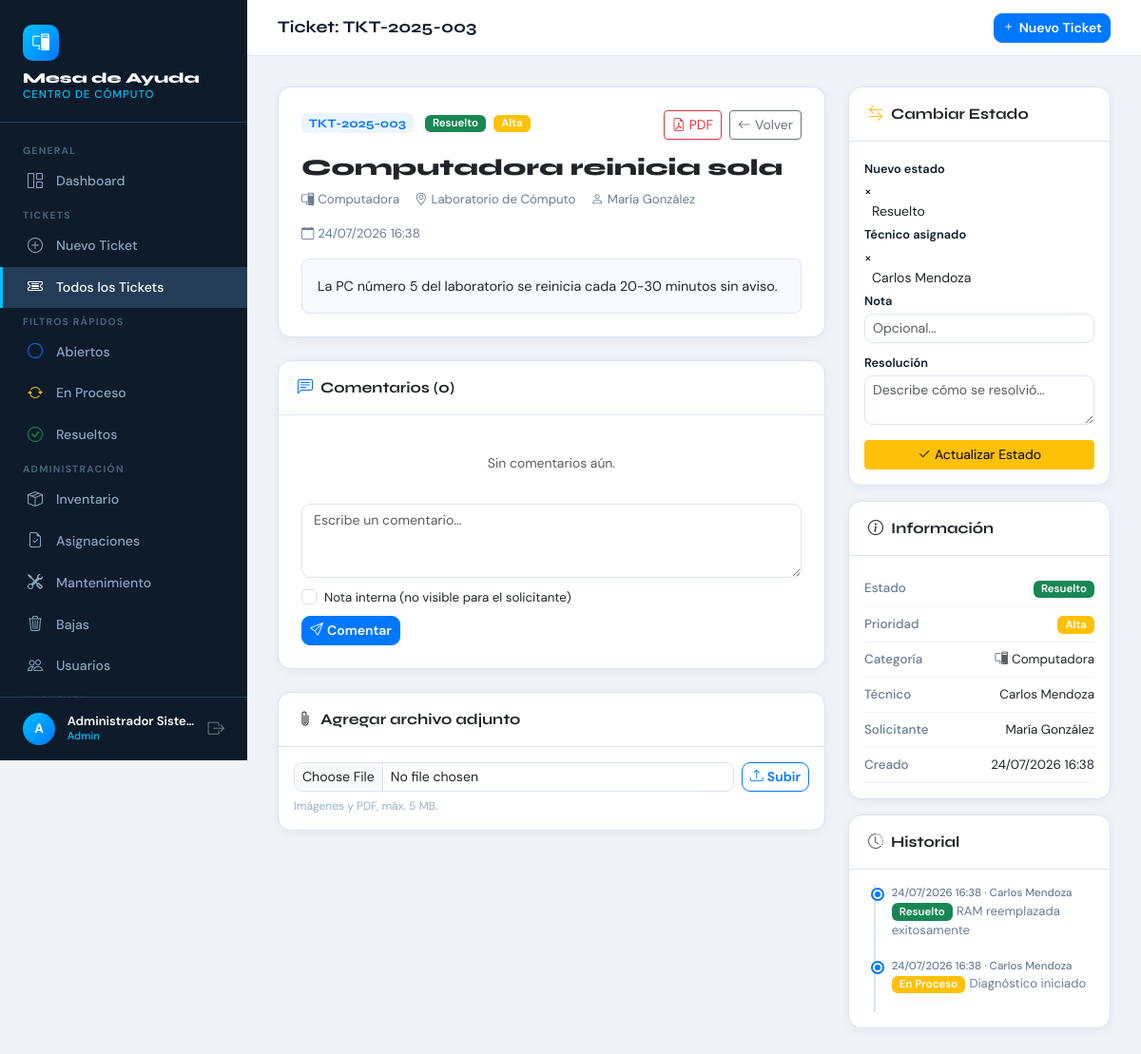
The page /index.php?c=tickets&a=detail&id=3 (signed in) on the database its author committed.
### tables this page shows
CREATE TABLE IF NOT EXISTS tickets (id INT AUTO_INCREMENT PRIMARY KEY, folio VARCHAR(20) NOT NULL UNIQUE, titulo VARCHAR(200) NOT NULL, descripcion TEXT NOT NULL, categoria ENUM('internet','computadora','impresora','proyector','red','software','hardware','otro') NOT NULL, prioridad ENUM('baja','media','alta','critica') NOT NULL DEFAULT 'media', estado ENUM('abierto','en_proceso','en_espera','resuelto','cerrado') NOT NULL DEFAULT 'abierto', ubicacion VARCHAR(150) DEFAULT NULL, usuario_id INT NOT NULL, tecnico_id INT DEFAULT NULL, resolucion TEXT DEFAULT NULL, creado_en DATETIME NOT NULL DEFAULT CURRENT_TIMESTAMP, actualizado_en DATETIME NOT NULL DEFAULT CURRENT_TIMESTAMP ON UPDATE CURRENT_TIMESTAMP, cerrado_en DATETIME DEFAULT NULL, FOREIGN KEY (usuario_id) REFERENCES usuarios(id), FOREIGN KEY (tecnico_id) REFERENCES usuarios(id));

CREATE TABLE IF NOT EXISTS historial_estados (id INT AUTO_INCREMENT PRIMARY KEY, ticket_id INT NOT NULL, usuario_id INT NOT NULL, estado_anterior ENUM('abierto','en_proceso','en_espera','resuelto','cerrado') DEFAULT NULL, estado_nuevo ENUM('abierto','en_proceso','en_espera','resuelto','cerrado') NOT NULL, nota VARCHAR(255) DEFAULT NULL, creado_en DATETIME NOT NULL DEFAULT CURRENT_TIMESTAMP, FOREIGN KEY (ticket_id) REFERENCES tickets(id) ON DELETE CASCADE, FOREIGN KEY (usuario_id) REFERENCES usuarios(id));

### controllers/TicketController.php (called while the page is built, shortened)
<?php
require_once __DIR__ . '/../models/Ticket.php';
class TicketController {
    private Ticket $ticketModel;
    public function __construct() {
        $this->ticketModel  = new Ticket();
    }
    public function detail(): void {
        $id     = (int)($_GET['id'] ?? 0);
        $rol = $_SESSION['user_rol'];
        $esAdmin     = in_array($rol, ['admin','tecnico']);
        $estados     = Ticket::ESTADOS;
        $prioridades = Ticket::PRIORIDADES;
        $categorias  = Ticket::CATEGORIAS;
        $ticket      = $this->ticketModel->getById($id);
        $comentarios = $this->ticketModel->getComentarios($id, $esAdmin);
        $historial   = $this->ticketModel->getHistorial($id);
        require __DIR__ . '/../views/tickets/detail.php';
    }
}

### config/database.php (called while the page is built, shortened)
<?php
class Database {
    private static ?PDO $instance = null;
    public static function getConnection(): PDO {
        if (self::$instance === null) {
            $dsn = "mysql:host=" . DB_HOST . ";dbname=" . DB_NAME . ";charset=" . DB_CHARSET;
            $options = [
                PDO::ATTR_ERRMODE            => PDO::ERRMODE_EXCEPTION,
                PDO::ATTR_DEFAULT_FETCH_MODE => PDO::FETCH_ASSOC,
                PDO::ATTR_EMULATE_PREPARES   => false,
            ];
            try {
                self::$instance = new PDO($dsn, DB_USER, DB_PASS, $options);
            } catch (PDOException $e) {
                die(json_encode(['error' => 'Error de conexión: ' . $e->getMessage()]));
            }
        }
        return self::$instance;
    }
}

### models/Ticket.php (called while the page is built, shortened)
<?php
require_once __DIR__ . '/../config/database.php';
class Ticket {
    private PDO $db;
    public function __construct(){$this->db=Database::getConnection();}
    public function getById(int $id):array|false{
        $s=$this->db->prepare("SELECT t.*,CONCAT(u.nombre,' ',u.apellido) AS nombre_usuario,u.email AS email_usuario,u.departamento AS dept_usuario,CONCAT(te.nombre,' ',te.apellido) AS nombre_tecnico FROM tickets t JOIN usuarios u ON u.id=t.usuario_id LEFT JOIN usuarios te ON te.id=t.tecnico_id WHERE t.id=?");
        $s->execute([$id]);return $s->fetch();
    }
    public function getComentarios(int $tid,bool $admin=false):array{
        $sql="SELECT c.*,CONCAT(u.nombre,' ',u.apellido) AS nombre_usuario,u.rol FROM comentarios c JOIN usuarios u ON u.id=c.usuario_id WHERE c.ticket_id=?";
        if(!$admin)$sql.=" AND c.es_interno=0";$sql.=" ORDER BY c.creado_en ASC";
        $s=$this->db->prepare($sql);$s->execute([$tid]);return $s->fetchAll();
    }
    public function getHistorial(int $tid):array{
        $s=$this->db->prepare("SELECT h.*,CONCAT(u.nombre,' ',u.apellido) AS nombre_usuario FROM historial_estados h JOIN usuarios u ON u.id=h.usuario_id WHERE h.ticket_id=? ORDER BY h.creado_en ASC");
        $s->execute([$tid]);return $s->fetchAll();
    }
}

### views/tickets/detail.php (the view, shortened to what this page needs)
<?php
$pageTitle='Ticket: '.$ticket['folio'];
require __DIR__.'/../layouts/header.php';
$est=$estados[$ticket['estado']]??['label'=>$ticket['estado'],'color'=>'secondary'];
$pri=$prioridades[$ticket['prioridad']]??['label'=>$ticket['prioridad'],'color'=>'secondary'];
$cat=$categorias[$ticket['categoria']]??['label'=>$ticket['categoria'],'icon'=>'bi-tools'];
?>
<div class="row g-4">
  <div class="col-lg-8">
    <div class="card mb-4">
      <div class="card-body p-4">
        <div class="d-flex align-items-start justify-content-between flex-wrap gap-2 mb-3">
          <div>
            <span class="folio-badge me-2"><?=htmlspecialchars($ticket['folio'])?></span>
            <span class="badge bg-<?=$est['color']?>"><?=$est['label']?></span>
            <span class="badge bg-<?=$pri['color']?> ms-1"><?=$pri['label']?></span>
          </div>
          <div class="d-flex gap-2">
            <a href="index.php?c=reports&a=ticket&id=<?=$ticket['id']?>" target="_blank" class="btn btn-sm btn-outline-danger"><i class="bi bi-file-earmark-pdf me-1"></i>PDF</a>
            <a href="index.php?c=tickets" class="btn btn-sm btn-outline-secondary"><i class="bi bi-arrow-left me-1"></i>Volver</a>
          </div>
        </div>
        <h4 style="font-family:'Syne',sans-serif;font-weight:800;margin-bottom:.5rem"><?=htmlspecialchars($ticket['titulo'])?></h4>
        <div class="d-flex flex-wrap gap-3 mb-3" style="font-size:.83rem;color:#6b7c93">
          <span><i class="<?=$cat['icon']?> me-1"></i><?=$cat['label']?></span>
          <?php if($ticket['ubicacion']):?><span><i class="bi bi-geo-alt me-1"></i><?=htmlspecialchars($ticket['ubicacion'])?></span><?php endif;?>
          <span><i class="bi bi-person me-1"></i><?=htmlspecialchars($ticket['nombre_usuario'])?></span>
          <span><i class="bi bi-calendar me-1"></i><?=date('d/m/Y H:i',strtotime($ticket['creado_en']))?></span>
        </div>
        <div class="p-3 rounded-3" style="background:#f7faff;border:1px solid #dde4ef;font-size:.9rem;line-height:1.7;white-space:pre-wrap"><?=htmlspecialchars($ticket['descripcion'])?></div>
      </div>
    </div>
    <div class="card mb-4">
      <div class="card-header"><i class="bi bi-chat-left-text me-2 text-primary"></i>Comentarios (<?=count($comentarios)?>)</div>
      <div class="card-body p-4">
        <?php if(empty($comentarios)):?><p class="text-muted text-center py-3" style="font-size:.87rem">Sin comentarios aún.</p><?php endif;?>
        <?php if(!in_array($ticket['estado'],['cerrado'])):?>
        <form method="POST" class="mt-3">
          <div class="mb-2"><textarea name="mensaje" class="form-control" rows="3" placeholder="Escribe un comentario..." required></textarea></div>
          <?php if($esAdmin):?><div class="form-check mb-2"><input type="checkbox" name="es_interno" class="form-check-input" id="chkInterno"><label class="form-check-label" for="chkInterno" style="font-size:.83rem">Nota interna (no visible para el solicitante)</label></div><?php endif;?>
          <button type="submit" class="btn btn-primary btn-sm"><i class="bi bi-send me-1"></i>Comentar</button>
        </form>
        <?php endif;?>
      </div>
    </div>
    <?php if(!in_array($ticket['estado'],['cerrado'])):?>
    <div class="card mb-4">
      <div class="card-header"><i class="bi bi-paperclip me-2"></i>Agregar archivo adjunto</div>
      <div class="card-body p-3">
        <form method="POST" enctype="multipart/form-data" class="d-flex gap-2 align-items-end flex-wrap">
          <div style="flex:1;min-width:200px"><input type="file" name="adjunto" class="form-control form-control-sm" accept=".jpg,.jpeg,.png,.gif,.webp,.pdf"></div>
          <button type="submit" class="btn btn-outline-primary btn-sm"><i class="bi bi-upload me-1"></i>Subir</button>
        </form>
        <div style="font-size:.75rem;color:#9aafca;margin-top:.4rem">Imágenes y PDF, máx. 5 MB.</div>
      </div>
    </div>
    <?php endif;?>
  </div>
  <div class="col-lg-4">
    <?php if($esAdmin&&!in_array($ticket['estado'],['cerrado'])):?>
    <div class="card mb-3">
      <div class="card-header"><i class="bi bi-arrow-left-right me-2 text-warning"></i>Cambiar Estado</div>
      <div class="card-body p-3">
        <form method="POST">
          <div class="mb-2"><label class="form-label mb-1" style="font-size:.8rem">Nuevo estado</label>
          </div>
          <div class="mb-2"><label class="form-label mb-1" style="font-size:.8rem">Técnico asignado</label>
          </div>
          <div class="mb-2"><label class="form-label mb-1" style="font-size:.8rem">Nota</label><input type="text" name="nota" class="form-control form-control-sm" placeholder="Opcional..."></div>
          <div class="mb-3" id="resDiv" style="display:<?=in_array($ticket['estado'],['resuelto','cerrado'])?'block':'none'?>">
            <label class="form-label mb-1" style="font-size:.8rem">Resolución</label>
            <textarea name="resolucion" class="form-control form-control-sm" rows="2" placeholder="Describe cómo se resolvió..."><?=htmlspecialchars($ticket['resolucion']??'')?></textarea>
          </div>
          <button type="submit" class="btn btn-warning btn-sm w-100" style="color:#000"><i class="bi bi-check2 me-1"></i>Actualizar Estado</button>
        </form>
      </div>
    </div>
    <?php endif;?>
    <div class="card mb-3">
      <div class="card-header"><i class="bi bi-info-circle me-2"></i>Información</div>
      <div class="card-body p-3">
        <?php foreach([['Estado','<span class="badge bg-'.$est['color'].'">'.$est['label'].'</span>'],['Prioridad','<span class="badge bg-'.$pri['color'].'">'.$pri['label'].'</span>'],['Categoría','<i class="'.$cat['icon'].' me-1 text-muted"></i>'.$cat['label']],['Técnico',$ticket['nombre_tecnico']?htmlspecialchars($ticket['nombre_tecnico']):'<span class="text-muted">Sin asignar</span>'],['Solicitante',htmlspecialchars($ticket['nombre_usuario'])],['Creado',date('d/m/Y H:i',strtotime($ticket['creado_en']))],$ticket['cerrado_en']?['Cerrado',date('d/m/Y H:i',strtotime($ticket['cerrado_en']))]:[null,null]] as [$k,$v]):if(!$k)continue;?>
        <div class="d-flex justify-content-between py-2" style="border-bottom:1px solid #f0f4f9;font-size:.84rem">
          <span style="color:#6b7c93;font-weight:500"><?=$k?></span><span><?=$v?></span>
        </div>
        <?php endforeach;?>
      </div>
    </div>
    <div class="card">
      <div class="card-header"><i class="bi bi-clock-history me-2 text-muted"></i>Historial</div>
      <div class="card-body p-3">
        <div class="timeline">
        <?php foreach(array_reverse($historial) as $h):$n=Ticket::ESTADOS[$h['estado_nuevo']]??['label'=>$h['estado_nuevo'],'color'=>'secondary'];?>
        <div class="timeline-item">
          <div class="timeline-date"><?=date('d/m/Y H:i',strtotime($h['creado_en']))?> · <?=htmlspecialchars($h['nombre_usuario'])?></div>
          <div class="timeline-text"><span class="badge bg-<?=$n['color']?> me-1"><?=$n['label']?></span><?php if($h['nota']):?><span style="font-size:.82rem;color:#6b7c93"><?=htmlspecialchars($h['nota'])?></span><?php endif;?></div>
        </div>
        <?php endforeach;?>
        </div>
      </div>
    </div>
  </div>
</div>
<?php require __DIR__.'/../layouts/footer.php';?>

### views/layouts/header.php (shortened to what this page needs)
<!DOCTYPE html>
<html lang="es">
<head>
    <link href="https://cdn.jsdelivr.net/npm/bootstrap@5.3.3/dist/css/bootstrap.min.css" rel="stylesheet">
    <link href="https://cdn.jsdelivr.net/npm/bootstrap-icons@1.11.3/font/bootstrap-icons.css" rel="stylesheet">
    <link href="https://cdn.datatables.net/2.1.8/css/dataTables.bootstrap5.min.css" rel="stylesheet">
    <link href="https://cdn.jsdelivr.net/npm/select2@4.1.0-rc.0/dist/css/select2.min.css" rel="stylesheet">
    <link href="https://cdn.jsdelivr.net/npm/select2-bootstrap-5-theme@1.3.0/dist/select2-bootstrap-5-theme.min.css" rel="stylesheet">
</head>
<body>
<nav id="sidebar">
    <div class="sidebar-brand">
        <div class="logo-icon"><i class="bi bi-pc-display"></i></div>
        <div class="brand-name">Mesa de Ayuda</div>
        <div class="brand-sub">Centro de Cómputo</div>
    </div>
    <div class="sidebar-nav">
        <?php $c = $_GET['c'] ?? 'dashboard'; $a = $_GET['a'] ?? 'index'; $rol = $_SESSION['user_rol'] ?? ''; ?>
        <span class="nav-section-label">General</span>
        <a href="index.php?c=dashboard" class="sidebar-link <?= $c==='dashboard'?'active':'' ?>"><i class="bi bi-grid-1x2"></i> Dashboard</a>
        <span class="nav-section-label">Tickets</span>
        <a href="index.php?c=tickets&a=create" class="sidebar-link <?= $c==='tickets'&&$a==='create'?'active':'' ?>"><i class="bi bi-plus-circle"></i> Nuevo Ticket</a>
        <a href="index.php?c=tickets" class="sidebar-link <?= $c==='tickets'&&$a!=='create'?'active':'' ?>"><i class="bi bi-ticket-detailed"></i> <?= in_array($rol,['admin','tecnico'])?'Todos los Tickets':'Mis Tickets' ?></a>
        <?php if (in_array($rol,['admin','tecnico'])): ?>
        <span class="nav-section-label">Filtros rápidos</span>
        <a href="index.php?c=tickets&estado=abierto" class="sidebar-link"><i class="bi bi-circle text-primary"></i> Abiertos</a>
        <a href="index.php?c=tickets&estado=en_proceso" class="sidebar-link"><i class="bi bi-arrow-repeat text-warning"></i> En Proceso</a>
        <a href="index.php?c=tickets&estado=resuelto" class="sidebar-link"><i class="bi bi-check-circle text-success"></i> Resueltos</a>
        <?php endif; ?>
        <?php if ($rol==='admin'): ?>
        <span class="nav-section-label">Administración</span>
        <a href="index.php?c=inventario" class="sidebar-link <?= $c==='inventario'?'active':'' ?>"><i class="bi bi-box-seam"></i> Inventario</a>
        <a href="index.php?c=asignaciones" class="sidebar-link <?= $c==='asignaciones'?'active':'' ?>"><i class="bi bi-file-earmark-check"></i> Asignaciones</a>
        <a href="index.php?c=mantenimiento" class="sidebar-link <?= $c==='mantenimiento'?'active':'' ?>"><i class="bi bi-tools"></i> Mantenimiento</a>
        <a href="index.php?c=bajas" class="sidebar-link <?= $c==='bajas'?'active':'' ?>"><i class="bi bi-trash3"></i> Bajas</a>
        <a href="index.php?c=users" class="sidebar-link <?= $c==='users'&&$a!=='profile'&&$a!=='register'?'active':'' ?>"><i class="bi bi-people"></i> Usuarios</a>
        <?php endif; ?>
        <span class="nav-section-label">Mi Cuenta</span>
    </div>
    <div class="sidebar-user">
        <div class="user-avatar"><?= strtoupper(substr($_SESSION['user_name']??'U',0,1)) ?></div>
        <div class="user-info" style="min-width:0">
            <div class="user-name"><?= htmlspecialchars($_SESSION['user_name']??'') ?></div>
            <div class="user-role"><?= htmlspecialchars($rol) ?></div>
        </div>
        <a href="index.php?c=auth&a=logout" class="ms-auto text-decoration-none" title="Cerrar sesión"><i class="bi bi-box-arrow-right text-secondary" style="font-size:1.1rem"></i></a>
    </div>
</nav>
<div id="main-content">
    <div class="topbar">
        <span class="topbar-title"><?= $pageTitle ?? 'Dashboard' ?></span>
        <div class="d-flex align-items-center gap-3">
            <a href="index.php?c=tickets&a=create" class="btn btn-primary btn-sm"><i class="bi bi-plus me-1"></i>Nuevo Ticket</a>
        </div>
    </div>
    <div class="page-body">

### rows shown on the page
tickets: folio "Ticket: TKT-2025-003", folio "TKT-2025-003", estado "Resuelto", prioridad "Alta", titulo "Computadora reinicia sola", categoria "Computadora", ubicacion "Laboratorio de Cómputo", creado_en "24/07/2026 16:38", descripcion "La PC número 5 del laboratorio se reinicia cada 20-30 minutos sin aviso."
historial_estados: creado_en "24/07/2026 16:38", nombre_usuario "Carlos Mendoza", estado_nuevo "Resuelto", nota "RAM reemplazada exitosamente"
historial_estados: creado_en "24/07/2026 16:38", nombre_usuario "Carlos Mendoza", estado_nuevo "En Proceso", nota "Diagnóstico iniciado"

### other values the page prints
substr($_SESSION['user_name']??'U',0,1) "A"
$_SESSION['user_name'] "Administrador Siste…"
$rol "Admin"
$ticket['nombre_usuario'] "María González"
count($comentarios) "0"
$k "Estado"
$v "Resuelto"
$k "Prioridad"
$v "Alta"
$k "Categoría"
$v "Computadora"
$k "Técnico"
$v "Carlos Mendoza"
$k "Solicitante"
$v "María González"
